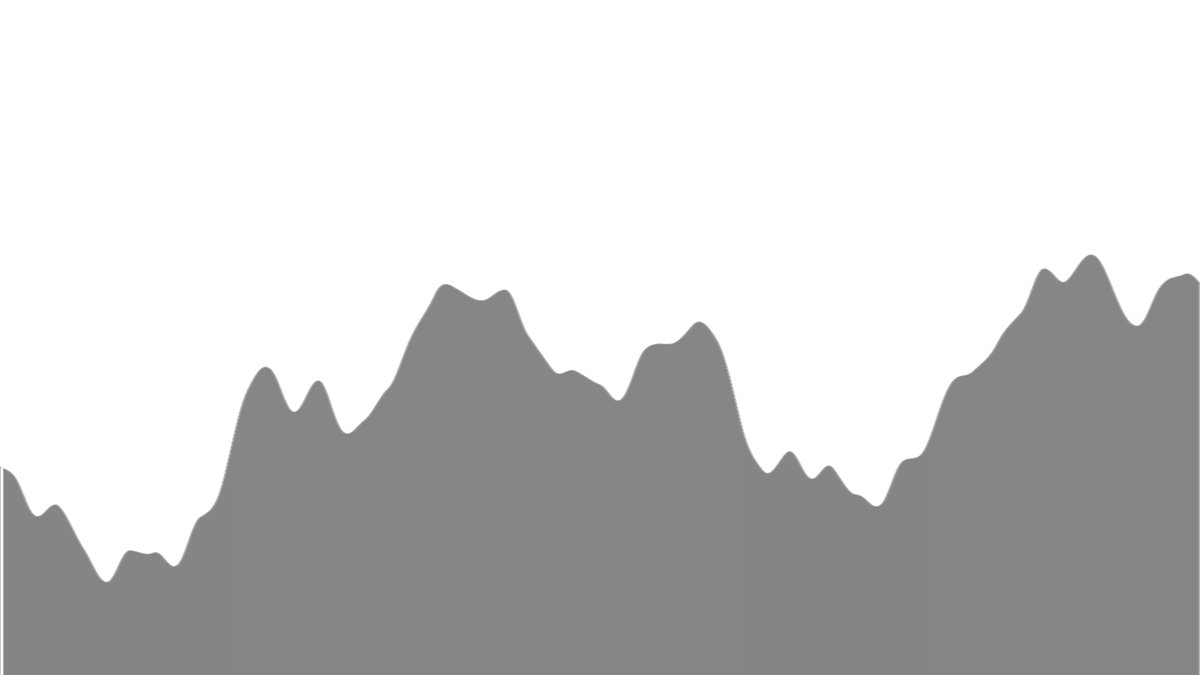
Frame 1 (no input)
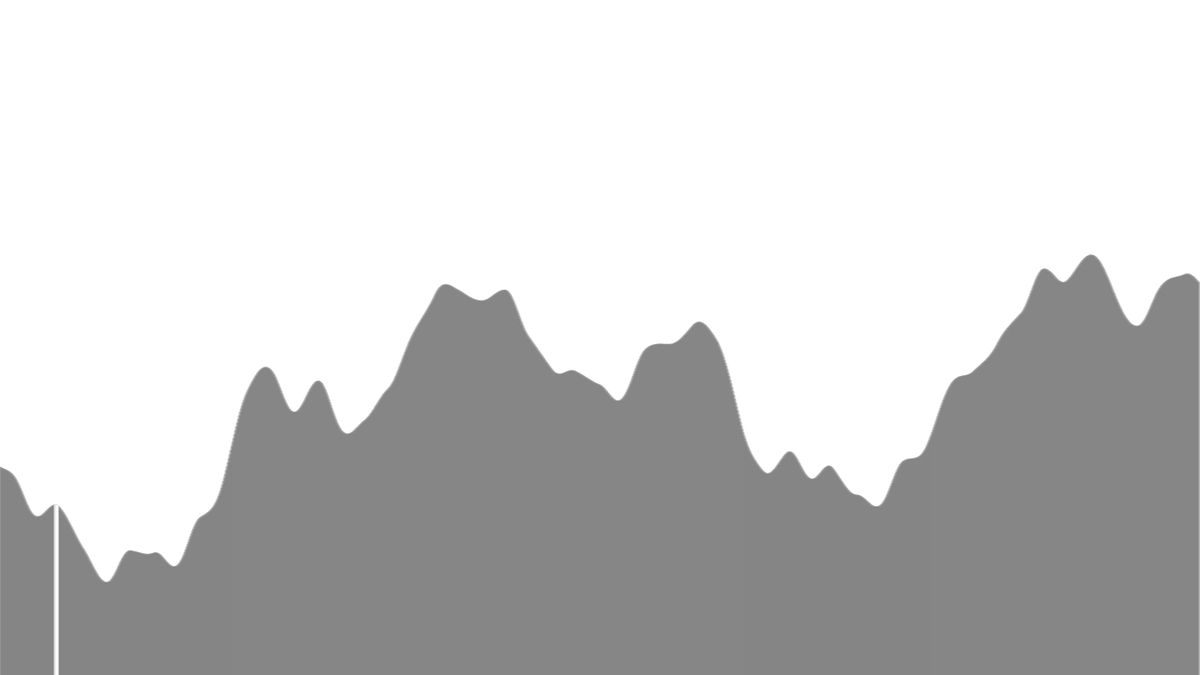
Frame 60 (no input)
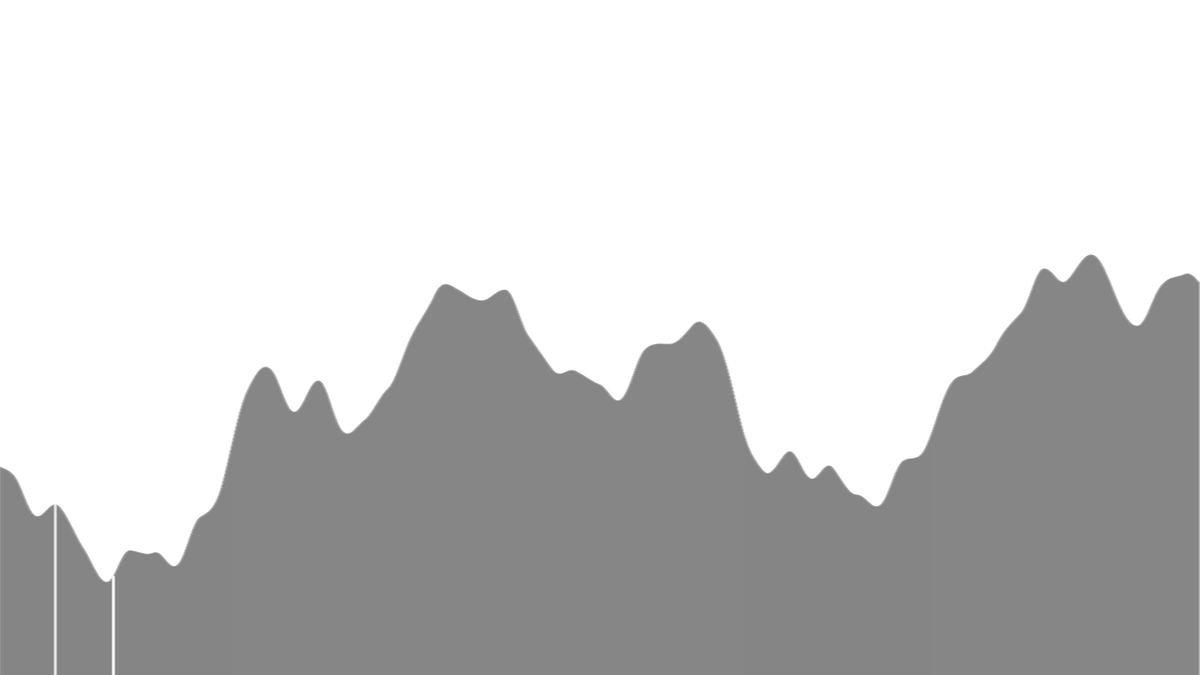
Frame 120 (the mouse pressed at the canvas centre since frame 60)

The p5.js sketch that drew these frames (run headless with seeded random() and noise() and a simulated clock; from frame 60 on, the mouse is pressed at the canvas centre):

// p5.js sketch
// ── sketch.js
var terrain;
var peaks;
var c;
var r;

function setup() {
  createCanvas(1280, 720);
  strokeWeight(3);
  terrain = [];
  peaks = [];
  r = random() * 100;
  for (let i = 0; i < width; i++) {
    terrain[i] = noise(r + i * 0.005) * height;
  }
  c = 1;
}

function draw() {
  background(255);
  stroke(0, 0, 0, 50);
  for (let i = 0; i < width; i++) {
    line(i, height, i, height - terrain[i]);
  }
  if (c < terrain.length - 1) {
    if (terrain[c] > terrain[c - 1] && terrain[c] > terrain[c + 1]) {
      peaks[c] = -terrain[c];
    } else {
      peaks[c] = terrain[c];
    }
    c++;
  } else {
    noLoop();
  }

  push();
  stroke(255);
  line(c, height, c, height - terrain[c]);
  pop();

  for (let i = 1; i < width; i++) {
    if (peaks[i] <= 0) {
      push();
      stroke(255, 255, 255, 200);
      line(i, height, i, height + peaks[i]);
      pop();
    }
  }
}

function mouseClicked() {
  setup();
}
